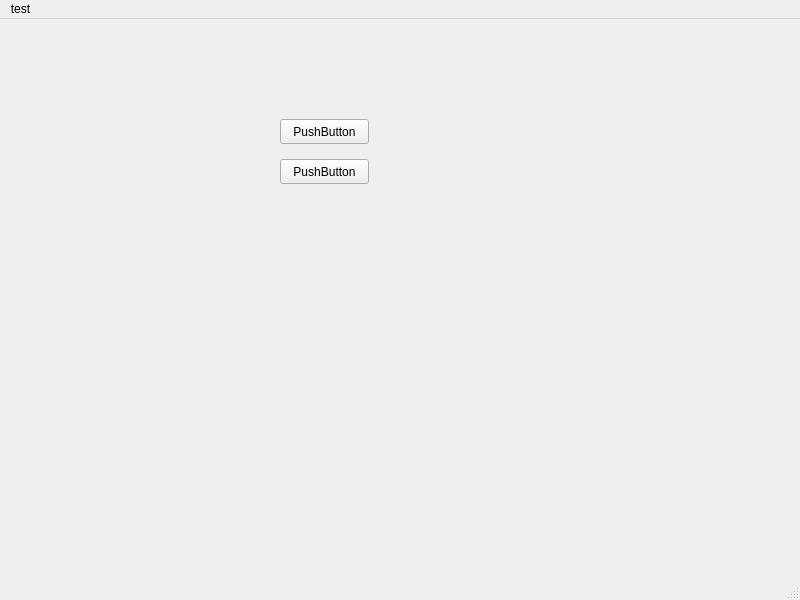
<?xml version="1.0" encoding="UTF-8"?>
<ui version="4.0">
 <class>MainWindow</class>
 <widget class="QMainWindow" name="MainWindow">
  <property name="geometry">
   <rect>
    <x>0</x>
    <y>0</y>
    <width>800</width>
    <height>600</height>
   </rect>
  </property>
  <property name="windowTitle">
   <string>MainWindow</string>
  </property>
  <widget class="QWidget" name="centralwidget">
   <widget class="QPushButton" name="pushButton">
    <property name="geometry">
     <rect>
      <x>280</x>
      <y>100</y>
      <width>89</width>
      <height>25</height>
     </rect>
    </property>
    <property name="text">
     <string>PushButton</string>
    </property>
   </widget>
   <widget class="QPushButton" name="pushButton_2">
    <property name="geometry">
     <rect>
      <x>280</x>
      <y>140</y>
      <width>89</width>
      <height>25</height>
     </rect>
    </property>
    <property name="text">
     <string>PushButton</string>
    </property>
   </widget>
  </widget>
  <widget class="QMenuBar" name="menubar">
   <property name="geometry">
    <rect>
     <x>0</x>
     <y>0</y>
     <width>800</width>
     <height>28</height>
    </rect>
   </property>
   <widget class="QMenu" name="menutest">
    <property name="title">
     <string>test</string>
    </property>
   </widget>
   <addaction name="menutest"/>
  </widget>
  <widget class="QStatusBar" name="statusbar"/>
 </widget>
 <resources/>
 <connections/>
</ui>
